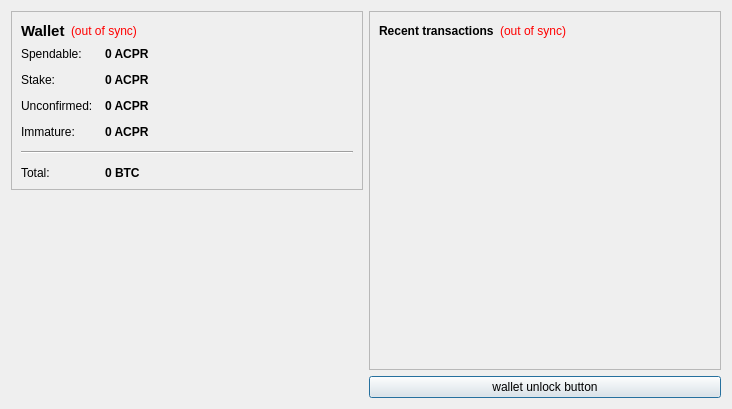
<?xml version="1.0" encoding="UTF-8"?>
<ui version="4.0">
 <class>OverviewPage</class>
 <widget class="QWidget" name="OverviewPage">
  <property name="geometry">
   <rect>
    <x>0</x>
    <y>0</y>
    <width>732</width>
    <height>409</height>
   </rect>
  </property>
  <property name="windowTitle">
   <string>Form</string>
  </property>
  <layout class="QHBoxLayout" name="horizontalLayout" stretch="0,0">
   <item>
    <layout class="QVBoxLayout" name="verticalLayout_2">
     <item>
      <widget class="QFrame" name="frame">
       <property name="frameShape">
        <enum>QFrame::StyledPanel</enum>
       </property>
       <property name="frameShadow">
        <enum>QFrame::Raised</enum>
       </property>
       <layout class="QVBoxLayout" name="verticalLayout_4">
        <item>
         <layout class="QHBoxLayout" name="horizontalLayout_4">
          <item>
           <widget class="QLabel" name="label_5">
            <property name="font">
             <font>
              <pointsize>11</pointsize>
              <weight>75</weight>
              <bold>true</bold>
             </font>
            </property>
            <property name="text">
             <string>Wallet</string>
            </property>
           </widget>
          </item>
          <item>
           <widget class="QLabel" name="labelWalletStatus">
            <property name="toolTip">
             <string>The displayed information may be out of date. Your wallet automatically synchronizes with the AcesPro network after a connection is established, but this process has not completed yet.</string>
            </property>
            <property name="styleSheet">
             <string notr="true">QLabel { color: red; }</string>
            </property>
            <property name="text">
             <string notr="true">(out of sync)</string>
            </property>
            <property name="alignment">
             <set>Qt::AlignLeading|Qt::AlignLeft|Qt::AlignVCenter</set>
            </property>
           </widget>
          </item>
          <item>
           <spacer name="horizontalSpacer_2">
            <property name="orientation">
             <enum>Qt::Horizontal</enum>
            </property>
            <property name="sizeHint" stdset="0">
             <size>
              <width>40</width>
              <height>20</height>
             </size>
            </property>
           </spacer>
          </item>
         </layout>
        </item>
        <item>
         <layout class="QFormLayout" name="formLayout_2">
          <property name="fieldGrowthPolicy">
           <enum>QFormLayout::AllNonFixedFieldsGrow</enum>
          </property>
          <property name="horizontalSpacing">
           <number>12</number>
          </property>
          <property name="verticalSpacing">
           <number>12</number>
          </property>
          <item row="0" column="0">
           <widget class="QLabel" name="label">
            <property name="text">
             <string>Spendable:</string>
            </property>
           </widget>
          </item>
          <item row="0" column="1">
           <widget class="QLabel" name="labelBalance">
            <property name="font">
             <font>
              <weight>75</weight>
              <bold>true</bold>
             </font>
            </property>
            <property name="cursor">
             <cursorShape>IBeamCursor</cursorShape>
            </property>
            <property name="toolTip">
             <string>Your current spendable balance</string>
            </property>
            <property name="text">
             <string notr="true">0 ACPR</string>
            </property>
            <property name="textInteractionFlags">
             <set>Qt::LinksAccessibleByMouse|Qt::TextSelectableByKeyboard|Qt::TextSelectableByMouse</set>
            </property>
           </widget>
          </item>
          <item row="1" column="0">
           <widget class="QLabel" name="label_6">
            <property name="text">
             <string>Stake:</string>
            </property>
           </widget>
          </item>
          <item row="1" column="1">
           <widget class="QLabel" name="labelStake">
            <property name="font">
             <font>
              <weight>75</weight>
              <bold>true</bold>
             </font>
            </property>
            <property name="cursor">
             <cursorShape>IBeamCursor</cursorShape>
            </property>
            <property name="toolTip">
             <string>Total of coins that was staked, and do not yet count toward the current balance</string>
            </property>
            <property name="text">
             <string notr="true">0 ACPR</string>
            </property>
            <property name="textInteractionFlags">
             <set>Qt::LinksAccessibleByMouse|Qt::TextSelectableByKeyboard|Qt::TextSelectableByMouse</set>
            </property>
           </widget>
          </item>
          <item row="2" column="0">
           <widget class="QLabel" name="label_3">
            <property name="text">
             <string>Unconfirmed:</string>
            </property>
           </widget>
          </item>
          <item row="2" column="1">
           <widget class="QLabel" name="labelUnconfirmed">
            <property name="font">
             <font>
              <weight>75</weight>
              <bold>true</bold>
             </font>
            </property>
            <property name="cursor">
             <cursorShape>IBeamCursor</cursorShape>
            </property>
            <property name="toolTip">
             <string>Total of transactions that have yet to be confirmed, and do not yet count toward the current balance</string>
            </property>
            <property name="text">
             <string notr="true">0 ACPR</string>
            </property>
            <property name="textInteractionFlags">
             <set>Qt::LinksAccessibleByMouse|Qt::TextSelectableByKeyboard|Qt::TextSelectableByMouse</set>
            </property>
           </widget>
          </item>
          <item row="3" column="0">
           <widget class="QLabel" name="labelImmatureText">
            <property name="text">
             <string>Immature:</string>
            </property>
           </widget>
          </item>
          <item row="3" column="1">
           <widget class="QLabel" name="labelImmature">
            <property name="font">
             <font>
              <weight>75</weight>
              <bold>true</bold>
             </font>
            </property>
            <property name="toolTip">
             <string>Mined balance that has not yet matured</string>
            </property>
            <property name="text">
             <string notr="true">0 ACPR</string>
            </property>
            <property name="textInteractionFlags">
             <set>Qt::LinksAccessibleByMouse|Qt::TextSelectableByKeyboard|Qt::TextSelectableByMouse</set>
            </property>
           </widget>
          </item>
          <item row="4" column="0" colspan="2">
           <widget class="Line" name="line">
            <property name="orientation">
             <enum>Qt::Horizontal</enum>
            </property>
           </widget>
          </item>
          <item row="5" column="0">
           <widget class="QLabel" name="labelTotalText">
            <property name="text">
             <string>Total:</string>
            </property>
           </widget>
          </item>
          <item row="5" column="1">
           <widget class="QLabel" name="labelTotal">
            <property name="font">
             <font>
              <weight>75</weight>
              <bold>true</bold>
             </font>
            </property>
            <property name="cursor">
             <cursorShape>IBeamCursor</cursorShape>
            </property>
            <property name="toolTip">
             <string>Your current total balance</string>
            </property>
            <property name="text">
             <string notr="true">0 BTC</string>
            </property>
            <property name="textInteractionFlags">
             <set>Qt::LinksAccessibleByMouse|Qt::TextSelectableByKeyboard|Qt::TextSelectableByMouse</set>
            </property>
           </widget>
          </item>
         </layout>
        </item>
       </layout>
      </widget>
     </item>
     <item>
      <spacer name="verticalSpacer_4">
       <property name="orientation">
        <enum>Qt::Vertical</enum>
       </property>
       <property name="sizeHint" stdset="0">
        <size>
         <width>20</width>
         <height>40</height>
        </size>
       </property>
      </spacer>
     </item>
     <item>
      <widget class="QLabel" name="label_2">
       <property name="text">
        <string/>
       </property>
       <property name="pixmap">
        <pixmap resource="../bitcoin.qrc">:/images/Wallet_Logo</pixmap>
       </property>
       <property name="alignment">
        <set>Qt::AlignCenter</set>
       </property>
      </widget>
     </item>
     <item>
      <spacer name="verticalSpacer">
       <property name="orientation">
        <enum>Qt::Vertical</enum>
       </property>
       <property name="sizeHint" stdset="0">
        <size>
         <width>20</width>
         <height>40</height>
        </size>
       </property>
      </spacer>
     </item>
    </layout>
   </item>
   <item>
    <layout class="QVBoxLayout" name="verticalLayout_3">
     <item>
      <widget class="QFrame" name="frame_2">
       <property name="frameShape">
        <enum>QFrame::StyledPanel</enum>
       </property>
       <property name="frameShadow">
        <enum>QFrame::Raised</enum>
       </property>
       <layout class="QVBoxLayout" name="verticalLayout">
        <item>
         <layout class="QHBoxLayout" name="horizontalLayout_2">
          <item>
           <widget class="QLabel" name="label_4">
            <property name="text">
             <string>&lt;b&gt;Recent transactions&lt;/b&gt;</string>
            </property>
           </widget>
          </item>
          <item>
           <widget class="QLabel" name="labelTransactionsStatus">
            <property name="toolTip">
             <string>The displayed information may be out of date. Your wallet automatically synchronizes with the AcesPro network after a connection is established, but this process has not completed yet.</string>
            </property>
            <property name="styleSheet">
             <string notr="true">QLabel { color: red; }</string>
            </property>
            <property name="text">
             <string notr="true">(out of sync)</string>
            </property>
            <property name="alignment">
             <set>Qt::AlignRight|Qt::AlignTrailing|Qt::AlignVCenter</set>
            </property>
           </widget>
          </item>
          <item>
           <spacer name="horizontalSpacer">
            <property name="orientation">
             <enum>Qt::Horizontal</enum>
            </property>
            <property name="sizeHint" stdset="0">
             <size>
              <width>40</width>
              <height>20</height>
             </size>
            </property>
           </spacer>
          </item>
         </layout>
        </item>
        <item>
         <widget class="QListView" name="listTransactions">
          <property name="styleSheet">
           <string notr="true">QListView { background: transparent; }</string>
          </property>
          <property name="frameShape">
           <enum>QFrame::NoFrame</enum>
          </property>
          <property name="verticalScrollBarPolicy">
           <enum>Qt::ScrollBarAlwaysOff</enum>
          </property>
          <property name="horizontalScrollBarPolicy">
           <enum>Qt::ScrollBarAlwaysOff</enum>
          </property>
          <property name="selectionMode">
           <enum>QAbstractItemView::NoSelection</enum>
          </property>
         </widget>
        </item>
       </layout>
      </widget>
     </item>
     <item>
      <widget class="QPushButton" name="unlockWalletButton">
       <property name="sizePolicy">
        <sizepolicy hsizetype="Minimum" vsizetype="Fixed">
         <horstretch>0</horstretch>
         <verstretch>0</verstretch>
        </sizepolicy>
       </property>
       <property name="maximumSize">
        <size>
         <width>16777214</width>
         <height>16777214</height>
        </size>
       </property>
       <property name="toolTip">
        <string/>
       </property>
       <property name="text">
        <string>wallet unlock button</string>
       </property>
       <property name="checkable">
        <bool>false</bool>
       </property>
       <property name="autoDefault">
        <bool>false</bool>
       </property>
       <property name="default">
        <bool>true</bool>
       </property>
       <property name="flat">
        <bool>false</bool>
       </property>
      </widget>
     </item>
    </layout>
   </item>
  </layout>
 </widget>
 <resources>
  <include location="../bitcoin.qrc"/>
 </resources>
 <connections/>
</ui>
